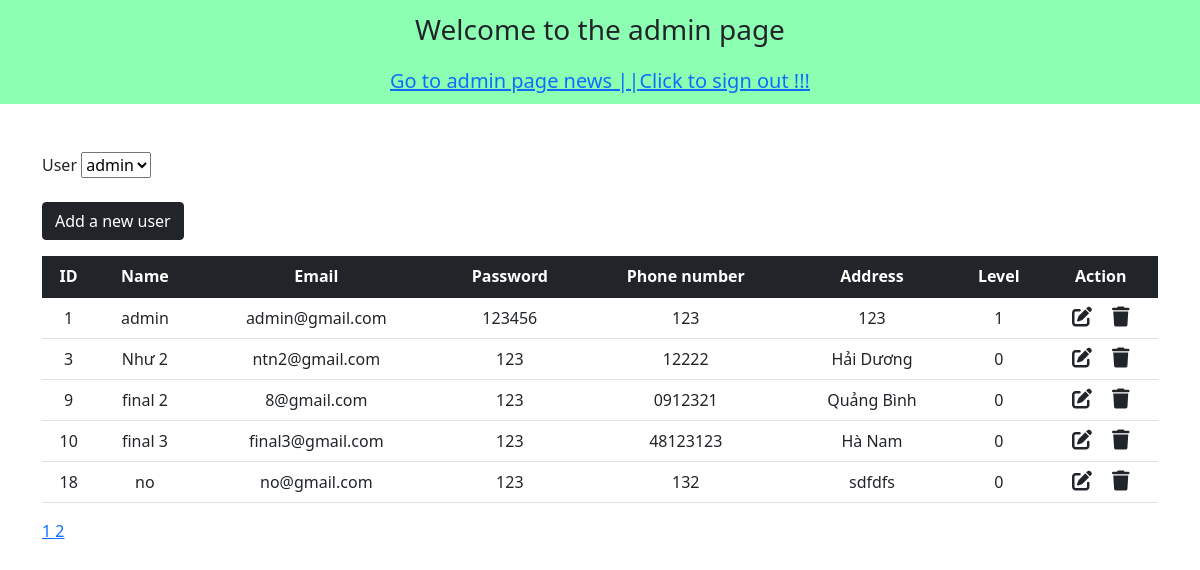
/admin/index.php (signed in), run on the app's committed database.
### tables this page shows
CREATE TABLE `users` (
  `ID` int(11) NOT NULL,
  `name` varchar(50) DEFAULT NULL,
  `email` varchar(50) DEFAULT NULL,
  `password` varchar(50) DEFAULT NULL,
  `phone_number` varchar(20) DEFAULT NULL,
  `address` text DEFAULT NULL,
  `level` tinyint(1) DEFAULT NULL
);

### admin/index.php (the view, shortened to what this page needs)
<!DOCTYPE html>
<html lang="en">
<head>
    <link href="https://cdn.jsdelivr.net/npm/bootstrap@5.1.3/dist/css/bootstrap.min.css" rel="stylesheet">
    <link rel="stylesheet" href="https://cdnjs.cloudflare.com/ajax/libs/font-awesome/6.2.0/css/all.min.css" />
</head>
<body>
<nav class="navbar navbar-light justify-content-center fs-3 mb" style="background-color: #00ff5573;">
    Welcome to the admin page
</nav>
<nav class="navbar navbar-light justify-content-center fs-5 mb-5" style="background-color: #00ff5573;">
    <a href="../user.php">Go to admin page news ||</a>
    <a href="../user_logout.php">Click to sign out !!!</a>
</nav>
<div class="container">
    <?php
        require 'connect.php';
        $query_num_users = "SELECT * FROM users";
        $result_num_users = mysqli_query($connect,$query_num_users);
        $num_users = mysqli_num_rows($result_num_users);
        $num_users_per_page = 5;
        $num_page = ceil($num_users / $num_users_per_page);
        $page = 1;
        $num_page_bypass = $num_users_per_page*($page-1);
        $query = "SELECT * FROM users LIMIT $num_users_per_page OFFSET $num_page_bypass";
        $result = mysqli_query($connect,$query);
    ?>
    User
    <?php
        $query_users = "SELECT * FROM users";
        $result_users = mysqli_query($connect,$query_users);
    ?>
    <select name="select_user"  onchange="this.options[this.selectedIndex].value && (window.location = this.options[this.selectedIndex].value);">
    <?php foreach ($result_users as $each_user) { ?>
        <option value="user.php?ID=<?php echo $each_user['ID'] ?>"
            <?php if($each_user['ID'] == $_SESSION['id']) { ?>
                    selected
            <?php } ?>
            >
            <?php echo $each_user['name'] ?>
        </option>
    <?php } ?>
    </select>
    <br><br>
    <a href="user_insert.php" class="btn btn-dark mb-3">
        Add a new user
    </a>
    <table class="table table-hover text-center">
        <thead class="table-dark">
            <tr>
            <th scope="col">ID</th>
            <th scope="col">Name</th>
            <th scope="col">Email</th>
            <th scope="col">Password</th>
            <th scope="col">Phone number</th>
            <th scope="col">Address</th>
            <th scope="col">Level</th>
            <th scope="col">Action</th>
            </tr>
        </thead>
        <tbody>
            <?php
                while($row = mysqli_fetch_assoc($result)){ ?>
                    <tr>
                        <td><?php echo $row['ID'] ?></td>
                        <td><?php echo $row['name'] ?></td>
                        <td><?php echo $row['email'] ?></td>
                        <td><?php echo $row['password'] ?></td>
                        <td><?php echo $row['phone_number'] ?></td>
                        <td><?php echo $row['address'] ?></td>
                        <td><?php echo $row['level'] ?></td>
                        <td>
                            <a href="user_update.php?ID=<?php echo $row['ID'] ?>" class="link-dark"><i class="fa-solid fa-pen-to-square fs-5 me-3"></i></a>
                            <a href="user_delete.php?ID=<?php echo $row['ID'] ?>" class="link-dark"><i class="fa-solid fa-trash fs-5"></i></a>
                        </td>
                    </tr>
            <?php } ?>
        </tbody>
    </table>
    <?php for ($page=1; $page <= $num_page; $page++) { ?>
        <a href="?page=<?php echo $page ?>">
            <?php echo $page ?>
        </a>
    <?php } ?>
</div>
</body>
</html>

### data on the page
users: ID "1", name "admin", email "admin@gmail.com", password "123456", phone_number "123", address "123", level "1"
users: ID "3", name "Như 2", email "ntn2@gmail.com", password "123", phone_number "12222", address "Hải Dương", level "0"
users: ID "9", name "final 2", email "8@gmail.com", password "123", phone_number "0912321", address "Quảng Bình", level "0"
users: ID "10", name "final 3", email "final3@gmail.com", password "123", phone_number "48123123", address "Hà Nam", level "0"
users: ID "18", name "no", email "no@gmail.com", password "123", phone_number "132", address "sdfdfs", level "0"

### other printed values
form field select_user "admin"
